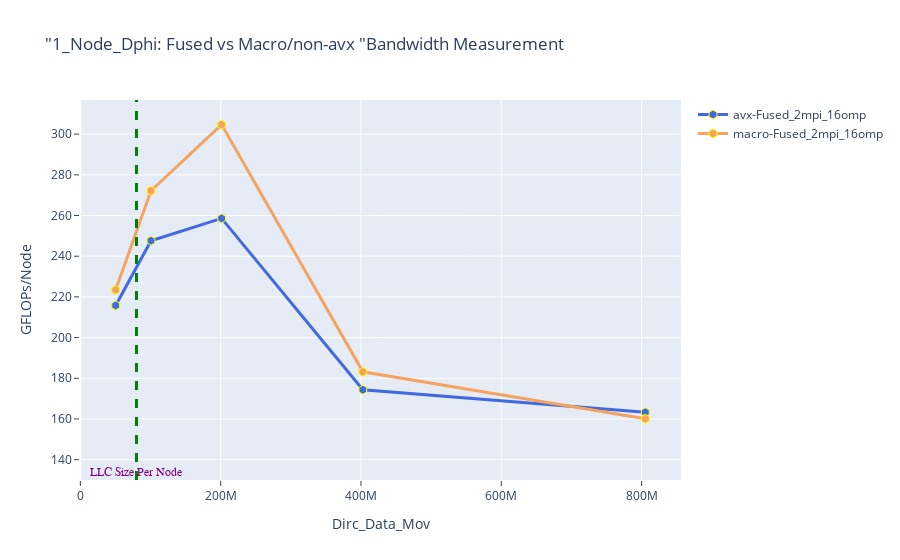

The code cell stored with this chart in its notebook:
### Markdown cell above
## Dphi_fused: AVX vs Macro/non-avx Bandwidth

### Code cell
fig = go.Figure() 
fig.add_trace(go.Scatter(x=(df_n1_avx_Dphi_Fused.Dirc_Data_Mov*(df_n1_avx_Dphi_Fused.MPI_SIZE)), 
                         y=(df_n1_avx_Dphi_Fused.Fused_BAND*(df_n1_avx_Dphi_Fused.MPI_SIZE)), 
                         mode='lines+markers', 
                         name='avx-Fused_2mpi_16omp',
                         line=dict(color='royalblue',width=3),
                         marker=dict(symbol='hexagon',size=9, line=dict(color='yellow',width=1))))

fig.add_trace(go.Scatter(x=(df_n1_macro_Dphi_Fused.Dirc_Data_Mov*(df_n1_macro_Dphi_Fused.MPI_SIZE)), 
                         y=(df_n1_macro_Dphi_Fused.Fused_BAND*(df_n1_macro_Dphi_Fused.MPI_SIZE)), 
                         mode='lines+markers', 
                         name='macro-Fused_2mpi_16omp',
                         line=dict(color='sandybrown',width=3),
                         marker=dict(symbol='hexagon',size=9, line=dict(color='yellow',width=1))))

# Adding a vertical line
fig.add_vline(x=80e6, line_width=3, line_dash="dash", line_color="green")
# fig.add_hline(y=140, line_width=3, line_dash="dash", line_color="red")

# Add annotation
fig.add_annotation(
    x='80e6'
    , y=130
    , text=f'LLC Size Per Node'
    , yanchor='bottom'
    , showarrow=False
    , arrowhead=1
    , arrowsize=1
    , arrowwidth=2
    , arrowcolor="#636363"
    , ax=-20
    , ay=-30
    , font=dict(size=12, color="purple", family="Sans Serif")
    , align="left"
    ,)

fig.update_layout(title='"1_Node_Dphi: Fused vs Macro/non-avx "Bandwidth Measurement',
                  xaxis_title='Dirc_Data_Mov', yaxis_title='GFLOPs/Node', 
                  xaxis=dict(ticks="outside"),  
                  yaxis=dict(ticks="outside"))

### Figure 1 — Plotly figure (JSON) as saved in the notebook; plotly's stock layout.template omitted (floating-point values rounded to 4 significant figures)
{"data": [{"line": {"color": "royalblue", "width": 3}, "marker": {"line": {"color": "yellow", "width": 1}, "size": 9, "symbol": "hexagon"}, "mode": "lines+markers", "name": "avx-Fused_2mpi_16omp", "type": "scatter", "x": [50331648, 100663296, 201326592, 402653184, 805306368], "y": [215.8, 247.6, 258.6, 174.4, 163.3]}, {"line": {"color": "sandybrown", "width": 3}, "marker": {"line": {"color": "yellow", "width": 1}, "size": 9, "symbol": "hexagon"}, "mode": "lines+markers", "name": "macro-Fused_2mpi_16omp", "type": "scatter", "x": [50331648, 100663296, 201326592, 402653184, 805306368], "y": [223.5, 272.2, 304.7, 183.2, 160.1]}], "layout": {"annotations": [{"align": "left", "arrowcolor": "#636363", "arrowhead": 1, "arrowsize": 1, "arrowwidth": 2, "ax": -20, "ay": -30, "font": {"color": "purple", "family": "Sans Serif", "size": 12}, "showarrow": false, "text": "LLC Size Per Node", "x": "80e6", "y": 130, "yanchor": "bottom"}], "shapes": [{"line": {"color": "green", "dash": "dash", "width": 3}, "type": "line", "x0": 80000000, "x1": 80000000, "xref": "x", "y0": 0, "y1": 1, "yref": "y domain"}], "title": {"text": "\"1_Node_Dphi: Fused vs Macro/non-avx \"Bandwidth Measurement"}, "xaxis": {"ticks": "outside", "title": {"text": "Dirc_Data_Mov"}}, "yaxis": {"ticks": "outside", "title": {"text": "GFLOPs/Node"}}}}
